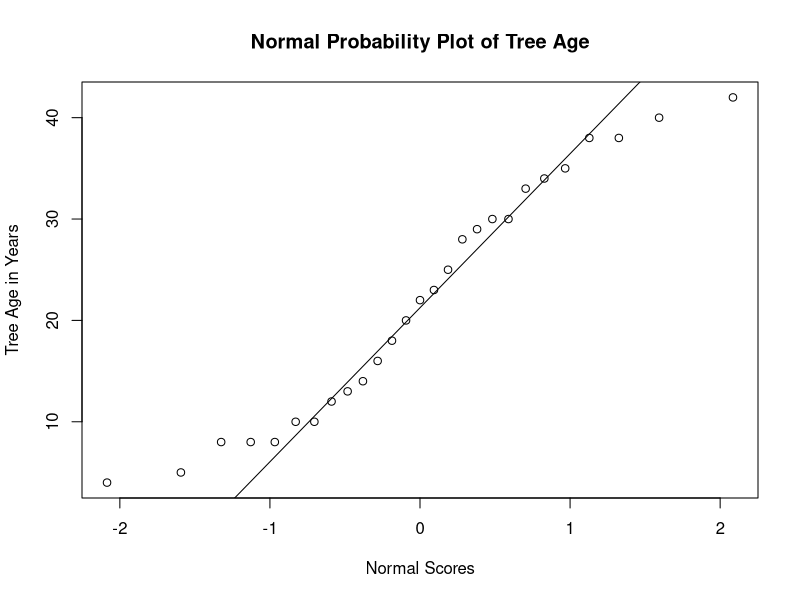
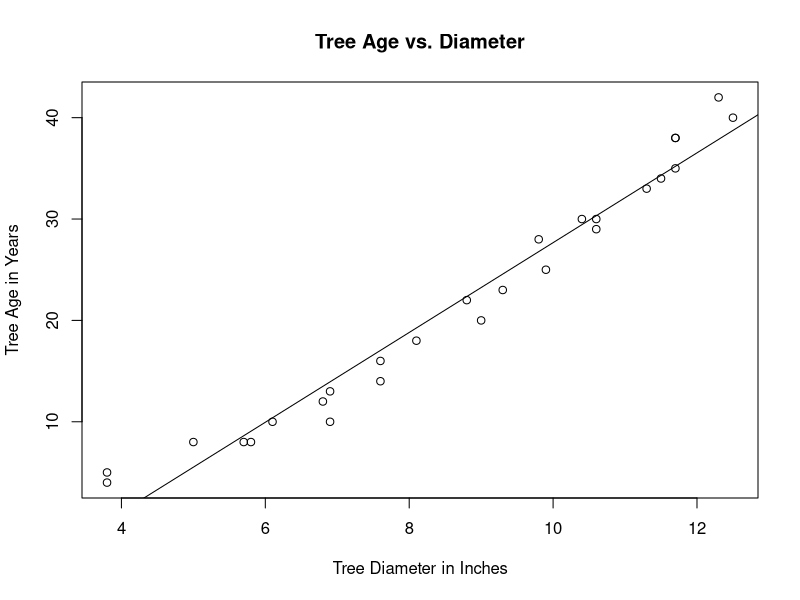
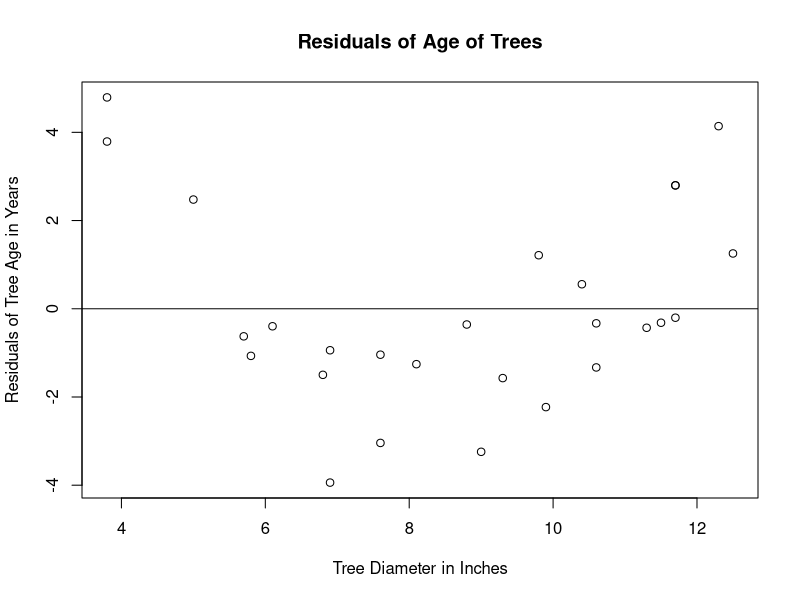

R code for these plots, in order:
# Make all of the plots and calculations required to determine if a
# linear regression model is appropriate for explaining the tree data

# Read the age vs. tree width data
df <- read.table("Data.csv", header=TRUE, sep=",")

# First, create the Normal Probability Plot
# We want tree ages on the x-axis and z-scores on the y
qqnorm(df$AgeYears,
       xlab='Normal Scores',
       ylab='Tree Age in Years',
       main='Normal Probability Plot of Tree Age',
       datax=FALSE)

qqline(df$AgeYears)

# Calculate the 5 number summary
summary(df$AgeYears)

# Determine if there are outliers:
#   Calculate interquartile range
#   Calculate low and high fences
#   List outliers
age_q1 <- quantile(df$AgeYears, 0.25, type=1)
age_q3 <- quantile(df$AgeYears, 0.75, type=1)
age_iqr <- age_q3 - age_q1

age_min <- min(df$AgeYears, na.rm=TRUE)
age_max <- max(df$AgeYears, na.rm=TRUE)

# Calculate the low fence and set it to 0 if it's less
# than 0. Can't have a tree of negative years old
low_fence <- age_q1 - (age_iqr*1.5)
low_fence <- if(low_fence >= 0) low_fence else 0

high_fence <- age_q3 + (age_iqr*1.5)

# Show outliers, if any
df[df$AgeYears > high_fence,]
df[df$AgeYears < low_fence,]

# Create the linear regression model and regression line
model <- lm(df$AgeYears ~ df$DiameterInches, data=df)

plot(df$DiameterInches,
     df$AgeYears,
     xlab="Tree Diameter in Inches", 
     ylab="Tree Age in Years",
     main="Tree Age vs. Diameter")

abline(model)

# Calculate the residuals
age_residuals <- resid(model)

# Graph the residuals
plot(df$DiameterInches,
     age_residuals,
     ylab="Residuals of Tree Age in Years",
     xlab="Tree Diameter in Inches",
     main="Residuals of Age of Trees")

abline(0, 0)

